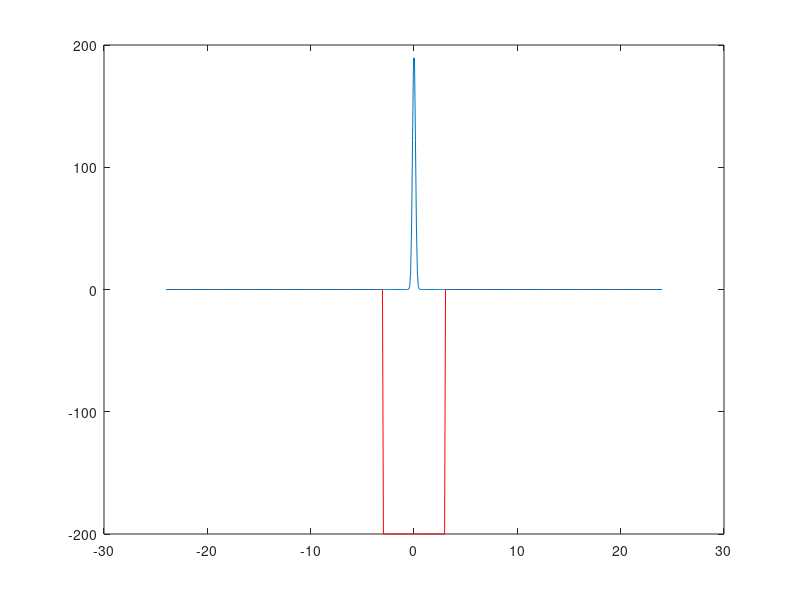
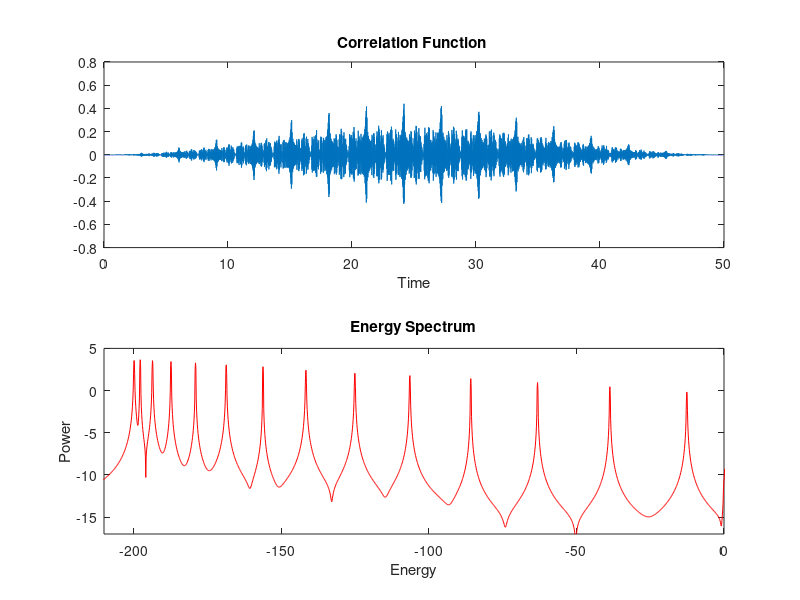
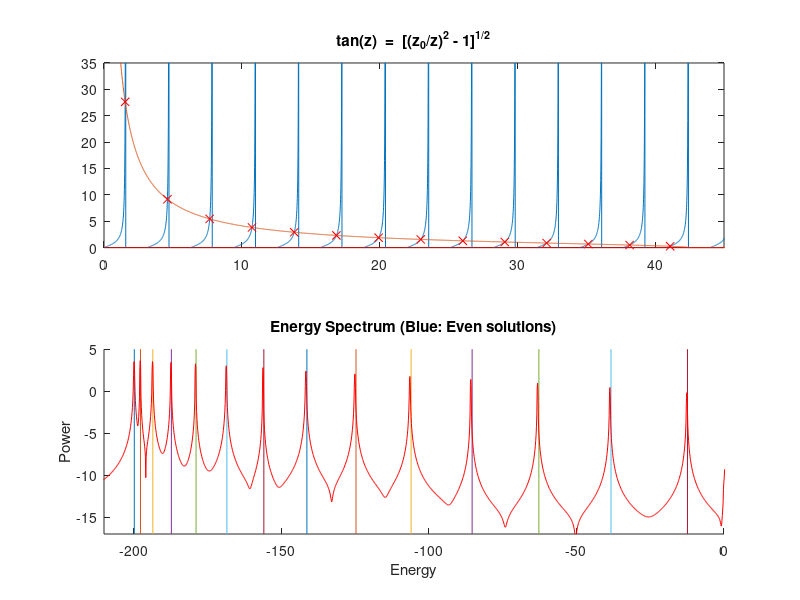

The MATLAB source for these figures, in order:
%% Finite Square Well: Split-Operator Method
%% Ref: M. D. Feit, J. A. Fleck, Jr., and A. Steiger, 
%%      "Solution of the Schrodinger Equation by a Spectral Method",
%%      Journal of Computational Physics 47, 412-433 (1982).
%% Ref: D. J. Griffiths, 
%%      "Introduction to Quantum Mechanics",
%%      ISBN 0-13-124405-1
%% 
clear all; close all;
a = 48;  %% Length
M = 1/2; %% Mass
N = 512;
x = linspace(-a/2,a/2,N); x = x';
%k = N*linspace(-1/2,1/2,N); k = k';
k = -N/2:N/2-1; k = k';
dt = 1e-3; %% Time step
%%-------------------------------------------------------------------------
%%
%%% Potential
V0 = 200;
V = zeros(length(x),1) - V0; % 1*((2*x).^2 - (0.6*a)^2);  %  
b = a/16;
V(x<-b) = 0;
V(x>+b) = 0;
% V(1:5) = V(1:5)-i*1e3;  %% Absorption at simulation boundary
% V(end-5:end) = V(end-5:end)-i*1e3;  %% Absorption at simulation boundary
%%%
%%-------------------------------------------------------------------------
%%
%%% initial wave packet
%% Gaussian
Phi0 = exp(-(5*(x-0*a/128)).^2);
%
%% Odd
% mode = 3;
% Phi0 = sqrt(2/b)*sin(mode*pi*x/b);
% Phi0(x<-b) = 0;
% Phi0(x>+b) = 0;
%
%% Even
% mode = 8;
% Phi0 = sqrt(2/b)*cos(mode*pi*x/b);
% Phi0(x<-b) = 0;
% Phi0(x>+b) = 0;
%%
%%-------------------------------------------------------------------------
%%
Phi0c = conj(Phi0); %% real(Phi0)- i*imag(Phi0);
%%
figure(1);set(gcf,'position',[37 208 538 732]);
plot(x,V,'r');hold on;plot(x,max(abs(real(V)))*abs(Phi0c));hold off; pause(1);
%%
GK = fftshift(exp(-(i*dt/(4*M))*((2*pi/a)^2)*(k.^2))); %% dt/2 kinetic energy propagator
GK2 = fftshift(exp(-(i*dt/(2*M))*((2*pi/a)^2)*(k.^2))); %% dt kinetic energy propagator
GV = exp(-i*dt*V); %% Potential spatial interaction
% plot((-(dt/(4*M))*((2*pi/a)^2)*(k.^2)));
% plot(-dt*V);
%%
iPhi = fft(Phi0);
Phi = ifft(iPhi.*GK);
Phi = GV.*Phi;
NPt = 50000;
Pt = zeros(1,NPt);
En = -105.99;  %% Energy eigen value
T = dt*NPt;
t = linspace(0,T,NPt);
wt = (1-cos(2*pi*t/length(t)));
uns = 0;
tic
for nrn = 1:NPt
    % momentum space propagation
    iPhi = iPhi.*GK;
    % move into physical space and apply potential operator
    Phi = ifft(iPhi);
    Phi = GV.*Phi;
    % move into momentum space and propagate again
    iPhi = fft(Phi);
    iPhi = iPhi.*GK;
    % move back into physical space and record P(t) at the sample point
    Phi = ifft(iPhi);
    Pt(nrn) = trapz(x, Phi0c.*Phi);
end
toc
iPhi = fft(Phi);
Phi = ifft(iPhi.*GK);
%%

%this is crap this is crap careful about what you're doing here!
% disp('!!!!!!!!warning shifting Pt!!');
% Pt = [Pt(1) Pt];
% Pt = Pt(1:length(Pt)-1);

estep = 1;  %% Sampling period
Po = Pt(1:estep:length(Pt));
T = dt*NPt;
t = linspace(0,T,length(Po));
E = (1/dt)*(linspace(-pi,pi,length(Po)));
%%
Po = (1-cos(2*pi*t/T)).*Po;
Pe = fftshift(fft((Po/T)));
%%
figure(2);subplot(2,1,1);plot(t,real(Po));
title('Correlation Function ');xlabel('Time');
figure(2);subplot(2,1,2);plot(E,log(fliplr(abs(Pe))),'r');
title('Energy Spectrum');xlabel('Energy');ylabel('Power');
axis([-210 0 -17 5]);
pause(1);

%%-------------------------------------------------------------------------
%% Analytic method: For Even Solutions (Even Wave functions)
%%
z0 = b*sqrt(2*M*V0);
z = 0:0.01:20*pi;
y1 = tan(z);
y2 = sqrt((z0./z).^2 - 1);
figure(3);subplot(2,1,1);plot(z,y1,z,y2);
hold on;
plot(z,0*z,'r');
axis([0 45 0 35]);
title('tan(z)  =  [(z_0/z)^2 - 1]^{1/2}');
crss_n = [1.5 4.5 7.6 10.8 13.83 16.9 20.0 23.0 26.1 29.1 32.2 35.2 38.2 41.1]; 
%% ^-- get these values by looking at the graph (approx)
g =  inline('tan(z) - sqrt((z0/z).^2 - 1)','z','z0');
for nrn = 1:14
zn(nrn) = fzero(@(z) g(z,z0),crss_n(nrn));
end
figure(3);subplot(2,1,1);hold on;plot(zn,tan(zn),'rx');
q = zn/b;
Em = ((q.^2)/(2*M))-V0;
%%
for nrn = 1:length(Em),
    figure(3);subplot(2,1,2);hold on; 
    plot([Em(nrn),Em(nrn)],[-17,6]); 
end
%%
figure(3);subplot(2,1,2);
plot(E,log(fliplr(abs(Pe))),'r');hold on;
title('Energy Spectrum (Blue: Even solutions)');
xlabel('Energy');ylabel('Power');
axis([-210 0 -17 5]);
%%
%%-------------------------------------------------------------------------

